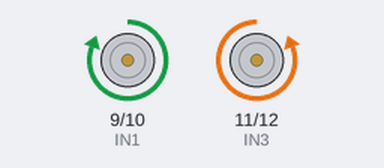
Bench run of a sketch on a simulated Arduino Uno, built with avr-gcc and run on an emulated ATmega328P. On the bench: motor-driver pin pairs drawn as motors (green arrow = first pin HIGH = forward, orange = second pin HIGH = backward, longer = more drive).

Above: at 1.0 s.
At 4.0 s:
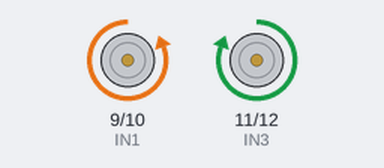
At 7.0 s:
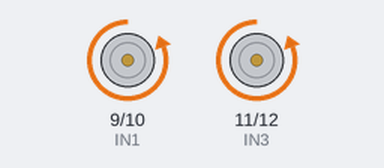
At 12.0 s:
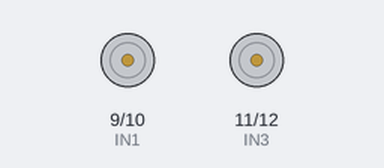
Timing chart, 0 to 16.9 s (numbered marks = the images above):
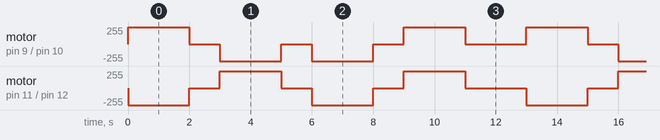

Measured:
- by itself, motor on pin 9 (IN1) / pin 10 (IN2): repeats every 13.0 s: 2 × (stopped 1.0 s, backward 255/255 2.0 s), stopped 1.0 s, forward 255/255 2.0 s, stopped 2.0 s, forward 255/255 2.0 s
- by itself, motor on pin 11 (IN3) / pin 12 (IN4): repeats every 13.0 s: stopped 1.0 s, forward 255/255 2.0 s, stopped 1.0 s, backward 255/255 2.0 s, stopped 1.0 s, forward 255/255 2.0 s, stopped 2.0 s, backward 255/255 2.0 s

The sketch:

Motor_wheel_test.ino
```cpp
/************************************************/
//void forward(), backward(), leftward(), rightward(), turnAround(), haltMotion();

// motor 2 control pins
// #define ENB 3
#define IN4 12
#define IN3 11
// motor 1 control pins
#define IN2 10
#define IN1 9
// #define ENA 6

void setup() {
  Serial.begin(115200);
  //set output for motor 1 related pins
  pinMode(IN1, OUTPUT);
  pinMode(IN2, OUTPUT);
  //set output for motor 2 related pins
  pinMode(IN3, OUTPUT);
  pinMode(IN4, OUTPUT);
}

void loop() {

  forward();
  delay(2000);
  haltMotion();
  delay(1000);
  backward();
  delay(2000);
  haltMotion();
  delay(1000);
  rightward();
  delay(2000);
  haltMotion();
  delay(1000);
  leftward();
  delay(2000);
  haltMotion();
  delay(2000);
}

void forward() {
  // motor 1 run Clockwise
  digitalWrite(IN1, HIGH);
  digitalWrite(IN2, LOW);
  // motor 2 run Anticlockwise
  digitalWrite(IN3, LOW);
  digitalWrite(IN4, HIGH);
}

void backward() {
  // motor 1 run Anticlock wise
  digitalWrite(IN1, LOW);
  digitalWrite(IN2, HIGH);
  // motor 2 run Clockwise
  digitalWrite(IN3, HIGH);
  digitalWrite(IN4, LOW);
}

void rightward() {
  // motor 1 run
  digitalWrite(IN1, LOW);
  digitalWrite(IN2, HIGH);
  // motor 2 stop
  digitalWrite(IN3, LOW);
  digitalWrite(IN4, HIGH);
}

void leftward() {
  // motor 1 run
  digitalWrite(IN1, HIGH);
  digitalWrite(IN2, LOW);
  // motor 2 stop
  digitalWrite(IN3, HIGH);
  digitalWrite(IN4, LOW);
}

void haltMotion() {
  // All motor stops
  digitalWrite(IN1, LOW);
  digitalWrite(IN2, LOW);
  digitalWrite(IN3, LOW);
  digitalWrite(IN4, LOW);
}
```
